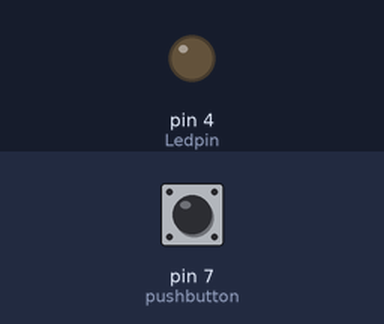
Bench run of a sketch on a simulated Arduino Uno, built with avr-gcc and run on an emulated ATmega328P. Parts: output pins drawn as LEDs (lit = HIGH). The test bench sets the inputs (shaded band); at power-on: pin 7 (pushbutton) LOW.

Above: at 1.2 s.
1.3 s: pin 7 (pushbutton) pulled HIGH for 0.15 s
At 1.37 s:
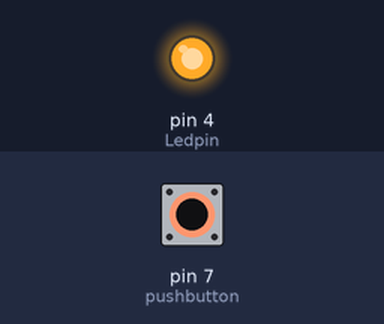
2.9 s: pin 7 (pushbutton) pulled HIGH for 3.2 s
At 7.2 s:
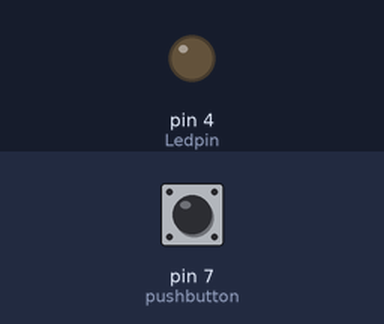
Timing chart, 0 to 8.7 s (numbered marks = the images above; inputs shaded):
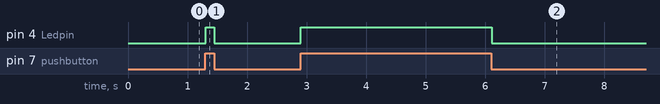

Measured:
- after the input at 1.3 s, pin 4 (Ledpin): LOW → HIGH at once, → LOW 0.15 s later
- after the input at 2.9 s, pin 4 (Ledpin): LOW → HIGH at once, → LOW 3.2 s later

The sketch:

led_pulsante.ino
```cpp
int Ledpin = 4; //definiamo il pin 4 con il nome Ledpin
int pushbutton = 7; //definiamo il bottone con il nome pushbutton
int val = 0;
int analogval = 0;

void setup() {
  // put your setup code here, to run once:
  pinMode(Ledpin, OUTPUT); //inizializiamo il pin del led come output
  pinMode(pushbutton, INPUT); //inizializiamo il pin dl pulssnte come input
}

void loop() {
  // put your main code here, to run repeatedly:
 val = digitalRead(pushbutton); //leggiamo lo stato del pulsante

 if (val == 1){ //se lo stato del pulsante è 1
  digitalWrite(Ledpin, HIGH);  //accendi il Led
 }
 else { //altrimenti
  digitalWrite(Ledpin, LOW);  //spegni il led
 }
 delay(10); //ritardo prima di ripetere il ciclo

 }
```
